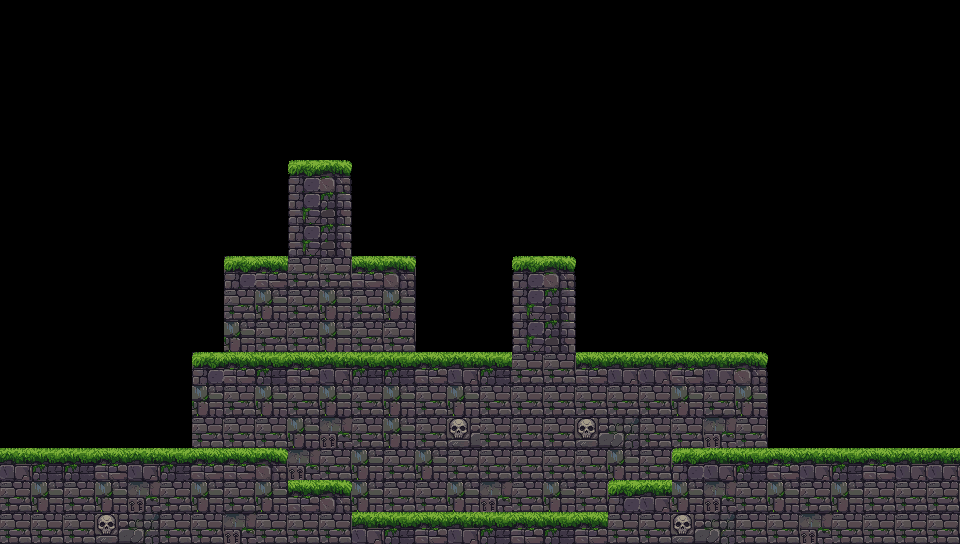

This is a level from a 2D game, rendered from its Tiled map with the project's own tilesets. A one-line summary and the complete map file follow:
An orthogonal 30x17 tile map with 32x32 px tiles, 4 tile layers (background, terrain, walls, decoration) and 4 objects (PlayerStart, ExitPortal, EnemySpawn, Merchant).

<map version="1.10" tiledversion="1.12.2" orientation="orthogonal" renderorder="right-down" width="30" height="17" tilewidth="32" tileheight="32" infinite="0" nextlayerid="6" nextobjectid="5">
 <editorsettings>
  <export target="lv-6.json" format="json" />
 </editorsettings>
 <tileset firstgid="1" source="../images/tilesets/tileset-grass.tsx" />
 <layer id="1" name="background" width="30" height="17">
  <data encoding="csv">
0,0,0,0,0,0,0,0,0,0,0,0,0,0,0,0,0,0,0,0,0,0,0,0,0,0,0,0,0,0,
0,0,0,0,0,0,0,0,0,0,0,0,0,0,0,0,0,0,0,0,0,0,0,0,0,0,0,0,0,0,
0,0,0,0,0,0,0,0,0,0,0,0,0,0,0,0,0,0,0,0,0,0,0,0,0,0,0,0,0,0,
0,0,0,0,0,0,0,0,0,0,0,0,0,0,0,0,0,0,0,0,0,0,0,0,0,0,0,0,0,0,
0,0,0,0,0,0,0,0,0,0,0,0,0,0,0,0,0,0,0,0,0,0,0,0,0,0,0,0,0,0,
0,0,0,0,0,0,0,0,0,0,0,0,0,0,0,0,0,0,0,0,0,0,0,0,0,0,0,0,0,0,
0,0,0,0,0,0,0,0,0,0,0,0,0,0,0,0,0,0,0,0,0,0,0,0,0,0,0,0,0,0,
0,0,0,0,0,0,0,0,0,0,0,0,0,0,0,0,0,0,0,0,0,0,0,0,0,0,0,0,0,0,
0,0,0,0,0,0,0,12,12,12,12,12,12,0,0,0,0,0,0,0,0,0,0,0,0,0,0,0,0,0,
0,0,0,0,0,0,0,12,8,12,8,12,8,0,0,0,0,0,0,0,0,0,0,0,0,0,0,0,0,0,
0,0,0,0,0,0,0,8,12,12,8,12,12,0,0,0,0,0,0,0,0,0,0,0,0,0,0,0,0,0,
0,0,0,0,0,0,12,9,12,9,12,12,12,9,12,12,12,12,12,12,12,12,12,0,0,0,0,0,0,0,
0,0,0,0,0,0,8,12,8,12,8,12,8,12,8,12,12,12,12,12,12,8,12,8,0,0,0,0,0,0,
0,0,0,0,0,0,12,12,12,8,9,12,8,12,13,12,12,12,13,14,12,12,9,12,0,0,0,0,0,0,
0,12,8,12,8,13,14,14,12,9,12,8,12,8,12,12,12,12,12,8,12,8,12,8,12,8,12,0,0,0,
12,8,12,8,9,12,8,12,8,14,12,8,12,12,8,9,12,8,12,8,12,8,9,12,8,12,8,12,12,12,
12,12,12,13,14,12,12,9,12,12,12,12,8,12,8,12,8,12,12,12,12,13,14,12,12,9,12,12,12,12
</data>
 </layer>
 <layer id="2" name="terrain" width="30" height="17">
  <data encoding="csv">
0,0,0,0,0,0,0,0,0,0,0,0,0,0,0,0,0,0,0,0,0,0,0,0,0,0,0,0,0,0,
0,0,0,0,0,0,0,0,0,0,0,0,0,0,0,0,0,0,0,0,0,0,0,0,0,0,0,0,0,0,
0,0,0,0,0,0,0,0,0,0,0,0,0,0,0,0,0,0,0,0,0,0,0,0,0,0,0,0,0,0,
0,0,0,0,0,0,0,0,0,0,0,0,0,0,0,0,0,0,0,0,0,0,0,0,0,0,0,0,0,0,
0,0,0,0,0,0,0,0,0,0,0,0,0,0,0,0,0,0,0,0,0,0,0,0,0,0,0,0,0,0,
0,0,0,0,0,0,0,0,0,1,5,0,0,0,0,0,0,0,0,0,0,0,0,0,0,0,0,0,0,0,
0,0,0,0,0,0,0,0,0,0,0,0,0,0,0,0,0,0,0,0,0,0,0,0,0,0,0,0,0,0,
0,0,0,0,0,0,0,0,0,0,0,0,0,0,0,0,0,0,0,0,0,0,0,0,0,0,0,0,0,0,
0,0,0,0,0,0,0,1,3,2,2,3,5,0,0,0,1,5,0,0,0,0,0,0,0,0,0,0,0,0,
0,0,0,0,0,0,0,0,0,0,0,0,0,0,0,0,0,0,0,0,0,0,0,0,0,0,0,0,0,0,
0,0,0,0,0,0,0,0,0,0,0,0,0,0,0,0,0,0,0,0,0,0,0,0,0,0,0,0,0,0,
0,0,0,0,0,0,1,3,2,3,4,2,2,3,4,2,4,2,3,4,4,3,4,5,0,0,0,0,0,0,
0,0,0,0,0,0,0,0,0,0,0,0,0,0,0,0,0,0,0,0,0,0,0,0,0,0,0,0,0,0,
0,0,0,0,0,0,0,0,0,0,0,0,0,0,0,0,0,0,0,0,0,0,0,0,0,0,0,0,0,0,
4,2,2,3,4,2,3,3,5,0,0,0,0,0,0,0,0,0,0,0,0,1,4,2,3,4,2,3,4,4,
0,0,0,0,0,0,0,0,0,3,5,0,0,0,0,0,0,0,0,1,4,0,0,0,0,0,0,0,0,0,
0,0,0,0,0,0,0,0,0,0,0,4,2,3,4,2,3,2,3,0,0,0,0,0,0,0,0,0,0,0
</data>
 </layer>
 <layer id="3" name="walls" width="30" height="17">
  <data encoding="csv">
0,0,0,0,0,0,0,0,0,0,0,0,0,0,0,0,0,0,0,0,0,0,0,0,0,0,0,0,0,0,
0,0,0,0,0,0,0,0,0,0,0,0,0,0,0,0,0,0,0,0,0,0,0,0,0,0,0,0,0,0,
0,0,0,0,0,0,0,0,0,0,0,0,0,0,0,0,0,0,0,0,0,0,0,0,0,0,0,0,0,0,
0,0,0,0,0,0,0,0,0,0,0,0,0,0,0,0,0,0,0,0,0,0,0,0,0,0,0,0,0,0,
0,0,0,0,0,0,0,0,0,0,0,0,0,0,0,0,0,0,0,0,0,0,0,0,0,0,0,0,0,0,
0,0,0,0,0,0,0,0,0,1,5,0,0,0,0,0,0,0,0,0,0,0,0,0,0,0,0,0,0,0,
0,0,0,0,0,0,0,0,0,11,15,0,0,0,0,0,0,0,0,0,0,0,0,0,0,0,0,0,0,0,
0,0,0,0,0,0,0,0,0,6,10,0,0,0,0,0,0,0,0,0,0,0,0,0,0,0,0,0,0,0,
0,0,0,0,0,0,0,0,0,12,12,0,0,0,0,0,1,5,0,0,0,0,0,0,0,0,0,0,0,0,
0,0,0,0,0,0,0,0,0,0,0,0,0,0,0,0,11,15,0,0,0,0,0,0,0,0,0,0,0,0,
0,0,0,0,0,0,0,0,0,0,0,0,0,0,0,0,6,10,0,0,0,0,0,0,0,0,0,0,0,0,
0,0,0,0,0,0,0,0,0,0,0,0,0,0,0,0,12,12,0,0,0,0,0,0,0,0,0,0,0,0,
0,0,0,0,0,0,0,0,0,0,0,0,0,0,0,0,0,0,0,0,0,0,0,0,0,0,0,0,0,0,
0,0,0,0,0,0,0,0,0,0,0,0,0,0,0,0,0,0,0,0,0,0,0,0,0,0,0,0,0,0,
0,0,0,0,0,0,0,0,5,0,0,0,0,0,0,0,0,0,0,0,0,1,0,0,0,0,0,0,0,0,
0,0,0,0,0,0,0,0,0,0,5,0,0,0,0,0,0,0,0,1,0,0,0,0,0,0,0,0,0,0,
0,0,0,0,0,0,0,0,0,0,0,0,0,0,0,0,0,0,0,0,0,0,0,0,0,0,0,0,0,0
</data>
 </layer>
 <layer id="4" name="decoration" width="30" height="17">
  <data encoding="csv">
0,0,0,0,0,0,0,0,0,0,0,0,0,0,0,0,0,0,0,0,0,0,0,0,0,0,0,0,0,0,
0,0,0,0,0,0,0,0,0,0,0,0,0,0,0,0,0,0,0,0,0,0,0,0,0,0,0,0,0,0,
0,0,0,0,0,0,0,0,0,0,0,0,0,0,0,0,0,0,0,0,0,0,0,0,0,0,0,0,0,0,
0,0,0,0,0,0,0,0,0,0,0,0,0,0,0,0,0,0,0,0,0,0,0,0,0,0,0,0,0,0,
0,0,0,0,0,0,0,0,0,0,0,0,0,0,0,0,0,0,0,0,0,0,0,0,0,0,0,0,0,0,
0,0,0,0,0,0,0,0,0,0,0,0,0,0,0,0,0,0,0,0,0,0,0,0,0,0,0,0,0,0,
0,0,0,0,0,0,0,0,0,0,0,0,0,0,0,0,0,0,0,0,0,0,0,0,0,0,0,0,0,0,
0,0,0,0,0,0,0,0,0,0,0,0,0,0,0,0,0,0,0,0,0,0,0,0,0,0,0,0,0,0,
0,0,0,0,0,0,0,0,0,0,0,0,0,0,0,0,0,0,0,0,0,0,0,0,0,0,0,0,0,0,
0,0,0,0,0,0,0,0,0,0,0,0,0,0,0,0,0,0,0,0,0,0,0,0,0,0,0,0,0,0,
0,0,0,0,0,0,0,0,0,0,0,0,0,0,0,0,0,0,0,0,0,0,0,0,0,0,0,0,0,0,
0,0,0,0,0,0,0,0,0,0,0,0,0,0,0,0,0,0,0,0,0,0,0,0,0,0,0,0,0,0,
0,0,0,0,0,0,0,0,0,0,0,0,0,0,0,0,0,0,0,0,0,0,0,0,0,0,0,0,0,0,
0,0,0,0,0,0,0,0,0,0,0,0,0,0,0,0,0,0,0,0,0,0,0,0,0,0,0,0,0,0,
0,0,0,0,0,0,0,0,0,0,0,0,0,0,0,0,0,0,0,0,0,0,0,0,0,0,0,0,0,0,
0,0,0,0,0,0,0,0,0,0,0,0,0,0,0,0,0,0,0,0,0,0,0,0,0,0,0,0,0,0,
0,0,0,0,0,0,0,0,0,0,0,0,0,0,0,0,0,0,0,0,0,0,0,0,0,0,0,0,0,0
</data>
 </layer>
 <objectgroup id="5" name="objects">
  <object id="1" name="player" type="PlayerStart" x="31.9565" y="384" width="64" height="64" />
  <object id="2" name="playerExit" type="ExitPortal" x="465" y="389" width="128" height="128" />
  <object id="3" name="templateboss" type="EnemySpawn" x="832" y="320" width="96" height="128" />
  <object id="4" name="merchant" type="Merchant" x="382.395" y="448.355" width="68.5" height="62.5" />
 </objectgroup>
</map>
